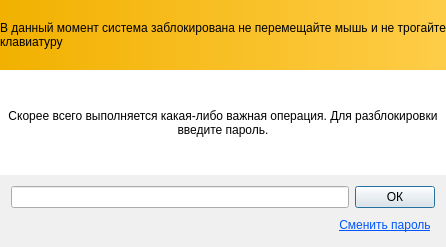
<?xml version="1.0" encoding="UTF-8"?>
<ui version="4.0">
 <class>PassChecker</class>
 <widget class="QWidget" name="PassChecker">
  <property name="geometry">
   <rect>
    <x>0</x>
    <y>0</y>
    <width>446</width>
    <height>247</height>
   </rect>
  </property>
  <property name="sizePolicy">
   <sizepolicy hsizetype="Fixed" vsizetype="Fixed">
    <horstretch>0</horstretch>
    <verstretch>0</verstretch>
   </sizepolicy>
  </property>
  <property name="minimumSize">
   <size>
    <width>446</width>
    <height>247</height>
   </size>
  </property>
  <property name="contextMenuPolicy">
   <enum>Qt::NoContextMenu</enum>
  </property>
  <property name="windowTitle">
   <string>Система безопасности</string>
  </property>
  <layout class="QVBoxLayout" name="verticalLayout" stretch="1,1,0">
   <property name="spacing">
    <number>0</number>
   </property>
   <property name="margin">
    <number>0</number>
   </property>
   <item>
    <widget class="QLabel" name="label_2">
     <property name="minimumSize">
      <size>
       <width>0</width>
       <height>70</height>
      </size>
     </property>
     <property name="maximumSize">
      <size>
       <width>16777215</width>
       <height>70</height>
      </size>
     </property>
     <property name="styleSheet">
      <string notr="true">background-color: qlineargradient(spread:pad, x1:0, y1:0, x2:1, y2:0, stop:0 rgba(242, 177, 0, 255), stop:1 rgba(254, 205, 72, 255));
font: 12pt &quot;Tahoma&quot;;</string>
     </property>
     <property name="text">
      <string>&lt;img src=&quot;:/QBlocker/Resources/stop.png&quot; width=&quot;32&quot; align=&quot;left&quot;&gt; В данный момент система заблокирована не перемещайте мышь и не трогайте клавиатуру</string>
     </property>
     <property name="textFormat">
      <enum>Qt::RichText</enum>
     </property>
     <property name="wordWrap">
      <bool>true</bool>
     </property>
     <property name="margin">
      <number>10</number>
     </property>
    </widget>
   </item>
   <item>
    <widget class="QLabel" name="label">
     <property name="styleSheet">
      <string notr="true">font: 10pt &quot;Tahoma&quot;;
background-color: rgb(255, 255, 255);</string>
     </property>
     <property name="text">
      <string>Скорее всего выполняется какая-либо важная операция. Для разблокировки введите пароль.</string>
     </property>
     <property name="alignment">
      <set>Qt::AlignCenter</set>
     </property>
     <property name="wordWrap">
      <bool>true</bool>
     </property>
     <property name="margin">
      <number>6</number>
     </property>
    </widget>
   </item>
   <item>
    <widget class="QFrame" name="bottomPanel">
     <property name="sizePolicy">
      <sizepolicy hsizetype="Preferred" vsizetype="Expanding">
       <horstretch>0</horstretch>
       <verstretch>0</verstretch>
      </sizepolicy>
     </property>
     <property name="styleSheet">
      <string notr="true">#bottomPanel {
	 background-color: rgb(240, 240, 240);
}</string>
     </property>
     <layout class="QGridLayout" name="gridLayout">
      <item row="0" column="0" colspan="2">
       <widget class="QLineEdit" name="ePass">
        <property name="contextMenuPolicy">
         <enum>Qt::NoContextMenu</enum>
        </property>
        <property name="styleSheet">
         <string notr="true"/>
        </property>
        <property name="text">
         <string/>
        </property>
        <property name="maxLength">
         <number>32</number>
        </property>
        <property name="frame">
         <bool>true</bool>
        </property>
        <property name="echoMode">
         <enum>QLineEdit::Password</enum>
        </property>
        <property name="alignment">
         <set>Qt::AlignCenter</set>
        </property>
       </widget>
      </item>
      <item row="0" column="2">
       <widget class="QPushButton" name="bOk">
        <property name="styleSheet">
         <string notr="true"/>
        </property>
        <property name="text">
         <string>ОК</string>
        </property>
        <property name="autoDefault">
         <bool>true</bool>
        </property>
        <property name="default">
         <bool>true</bool>
        </property>
        <property name="flat">
         <bool>false</bool>
        </property>
       </widget>
      </item>
      <item row="1" column="0">
       <spacer name="horizontalSpacer">
        <property name="orientation">
         <enum>Qt::Horizontal</enum>
        </property>
        <property name="sizeHint" stdset="0">
         <size>
          <width>40</width>
          <height>20</height>
         </size>
        </property>
       </spacer>
      </item>
      <item row="1" column="1" colspan="2">
       <widget class="QPushButton" name="bChangePass">
        <property name="sizePolicy">
         <sizepolicy hsizetype="Expanding" vsizetype="Minimum">
          <horstretch>0</horstretch>
          <verstretch>0</verstretch>
         </sizepolicy>
        </property>
        <property name="font">
         <font>
          <family>Tahoma</family>
          <underline>true</underline>
         </font>
        </property>
        <property name="styleSheet">
         <string notr="true">color: rgb(0, 85, 255);</string>
        </property>
        <property name="text">
         <string>Сменить пароль</string>
        </property>
        <property name="flat">
         <bool>true</bool>
        </property>
       </widget>
      </item>
     </layout>
    </widget>
   </item>
  </layout>
 </widget>
 <layoutdefault spacing="6" margin="11"/>
 <resources>
  <include location="widget.qrc"/>
 </resources>
 <connections/>
</ui>
